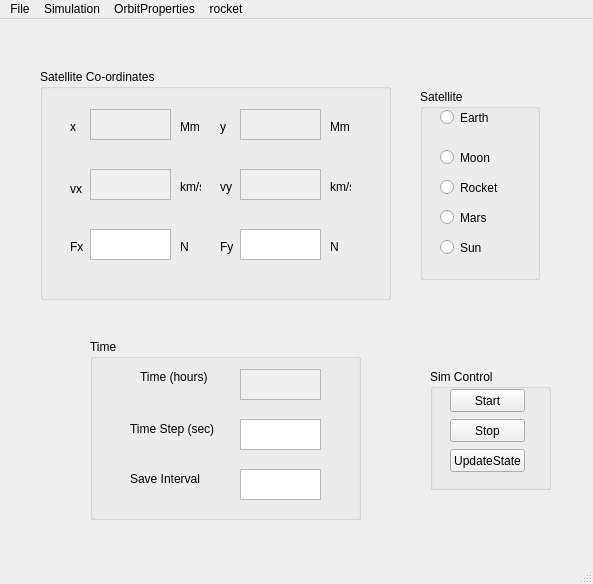
<?xml version="1.0" encoding="UTF-8"?>
<ui version="4.0">
 <class>MainWindow</class>
 <widget class="QMainWindow" name="MainWindow">
  <property name="geometry">
   <rect>
    <x>0</x>
    <y>0</y>
    <width>593</width>
    <height>584</height>
   </rect>
  </property>
  <property name="windowTitle">
   <string>MainWindow</string>
  </property>
  <widget class="QWidget" name="centralwidget">
   <widget class="QGroupBox" name="groupBox">
    <property name="geometry">
     <rect>
      <x>420</x>
      <y>70</y>
      <width>120</width>
      <height>191</height>
     </rect>
    </property>
    <property name="title">
     <string>Satellite</string>
    </property>
    <widget class="QRadioButton" name="rb_sat_rocket">
     <property name="geometry">
      <rect>
       <x>20</x>
       <y>90</y>
       <width>82</width>
       <height>17</height>
      </rect>
     </property>
     <property name="text">
      <string>Rocket</string>
     </property>
    </widget>
    <widget class="QRadioButton" name="rb_sat_mars">
     <property name="geometry">
      <rect>
       <x>20</x>
       <y>120</y>
       <width>82</width>
       <height>17</height>
      </rect>
     </property>
     <property name="text">
      <string>Mars</string>
     </property>
    </widget>
    <widget class="QRadioButton" name="rb_sat_moon">
     <property name="geometry">
      <rect>
       <x>20</x>
       <y>60</y>
       <width>82</width>
       <height>17</height>
      </rect>
     </property>
     <property name="text">
      <string>Moon</string>
     </property>
    </widget>
    <widget class="QRadioButton" name="rb_sat_earth">
     <property name="geometry">
      <rect>
       <x>20</x>
       <y>20</y>
       <width>82</width>
       <height>17</height>
      </rect>
     </property>
     <property name="text">
      <string>Earth</string>
     </property>
    </widget>
    <widget class="QRadioButton" name="rb_sat_sun">
     <property name="geometry">
      <rect>
       <x>20</x>
       <y>150</y>
       <width>82</width>
       <height>17</height>
      </rect>
     </property>
     <property name="text">
      <string>Sun</string>
     </property>
    </widget>
   </widget>
   <widget class="QGroupBox" name="groupBox_2">
    <property name="geometry">
     <rect>
      <x>430</x>
      <y>350</y>
      <width>121</width>
      <height>121</height>
     </rect>
    </property>
    <property name="title">
     <string>Sim Control</string>
    </property>
    <widget class="QPushButton" name="pb_sim_start">
     <property name="geometry">
      <rect>
       <x>20</x>
       <y>20</y>
       <width>75</width>
       <height>23</height>
      </rect>
     </property>
     <property name="text">
      <string>Start</string>
     </property>
    </widget>
    <widget class="QPushButton" name="pb_sim_stop">
     <property name="geometry">
      <rect>
       <x>20</x>
       <y>50</y>
       <width>75</width>
       <height>23</height>
      </rect>
     </property>
     <property name="text">
      <string>Stop</string>
     </property>
    </widget>
    <widget class="QPushButton" name="pb_sim_updatestate">
     <property name="geometry">
      <rect>
       <x>20</x>
       <y>80</y>
       <width>75</width>
       <height>23</height>
      </rect>
     </property>
     <property name="text">
      <string>UpdateState</string>
     </property>
    </widget>
   </widget>
   <widget class="QGroupBox" name="groupBox_3">
    <property name="geometry">
     <rect>
      <x>90</x>
      <y>320</y>
      <width>271</width>
      <height>181</height>
     </rect>
    </property>
    <property name="title">
     <string>Time</string>
    </property>
    <widget class="QTextEdit" name="txted_time">
     <property name="enabled">
      <bool>false</bool>
     </property>
     <property name="geometry">
      <rect>
       <x>150</x>
       <y>30</y>
       <width>81</width>
       <height>31</height>
      </rect>
     </property>
    </widget>
    <widget class="QLabel" name="label">
     <property name="geometry">
      <rect>
       <x>50</x>
       <y>30</y>
       <width>71</width>
       <height>16</height>
      </rect>
     </property>
     <property name="text">
      <string>Time (hours)</string>
     </property>
    </widget>
    <widget class="QLabel" name="label_2">
     <property name="geometry">
      <rect>
       <x>40</x>
       <y>80</y>
       <width>101</width>
       <height>20</height>
      </rect>
     </property>
     <property name="text">
      <string>Time Step (sec)</string>
     </property>
    </widget>
    <widget class="QTextEdit" name="txted_timestep">
     <property name="enabled">
      <bool>true</bool>
     </property>
     <property name="geometry">
      <rect>
       <x>150</x>
       <y>80</y>
       <width>81</width>
       <height>31</height>
      </rect>
     </property>
    </widget>
    <widget class="QTextEdit" name="txted_saveinterval">
     <property name="enabled">
      <bool>true</bool>
     </property>
     <property name="geometry">
      <rect>
       <x>150</x>
       <y>130</y>
       <width>81</width>
       <height>31</height>
      </rect>
     </property>
    </widget>
    <widget class="QLabel" name="label_3">
     <property name="geometry">
      <rect>
       <x>40</x>
       <y>130</y>
       <width>101</width>
       <height>20</height>
      </rect>
     </property>
     <property name="text">
      <string>Save Interval</string>
     </property>
    </widget>
   </widget>
   <widget class="QGroupBox" name="groupBox_4">
    <property name="geometry">
     <rect>
      <x>40</x>
      <y>50</y>
      <width>351</width>
      <height>231</height>
     </rect>
    </property>
    <property name="title">
     <string>Satellite Co-ordinates</string>
    </property>
    <widget class="QLabel" name="label_4">
     <property name="geometry">
      <rect>
       <x>30</x>
       <y>50</y>
       <width>21</width>
       <height>16</height>
      </rect>
     </property>
     <property name="text">
      <string>x</string>
     </property>
    </widget>
    <widget class="QTextEdit" name="txted_x">
     <property name="enabled">
      <bool>false</bool>
     </property>
     <property name="geometry">
      <rect>
       <x>50</x>
       <y>40</y>
       <width>81</width>
       <height>31</height>
      </rect>
     </property>
    </widget>
    <widget class="QLabel" name="label_5">
     <property name="geometry">
      <rect>
       <x>140</x>
       <y>50</y>
       <width>21</width>
       <height>16</height>
      </rect>
     </property>
     <property name="text">
      <string>Mm</string>
     </property>
    </widget>
    <widget class="QLabel" name="label_6">
     <property name="geometry">
      <rect>
       <x>180</x>
       <y>50</y>
       <width>21</width>
       <height>16</height>
      </rect>
     </property>
     <property name="text">
      <string>y</string>
     </property>
    </widget>
    <widget class="QTextEdit" name="txted_y">
     <property name="enabled">
      <bool>false</bool>
     </property>
     <property name="geometry">
      <rect>
       <x>200</x>
       <y>40</y>
       <width>81</width>
       <height>31</height>
      </rect>
     </property>
    </widget>
    <widget class="QLabel" name="label_7">
     <property name="geometry">
      <rect>
       <x>290</x>
       <y>50</y>
       <width>21</width>
       <height>16</height>
      </rect>
     </property>
     <property name="text">
      <string>Mm</string>
     </property>
    </widget>
    <widget class="QTextEdit" name="txted_vy">
     <property name="enabled">
      <bool>false</bool>
     </property>
     <property name="geometry">
      <rect>
       <x>200</x>
       <y>100</y>
       <width>81</width>
       <height>31</height>
      </rect>
     </property>
    </widget>
    <widget class="QLabel" name="label_8">
     <property name="geometry">
      <rect>
       <x>30</x>
       <y>110</y>
       <width>21</width>
       <height>20</height>
      </rect>
     </property>
     <property name="text">
      <string>vx</string>
     </property>
    </widget>
    <widget class="QLabel" name="label_9">
     <property name="geometry">
      <rect>
       <x>180</x>
       <y>110</y>
       <width>21</width>
       <height>16</height>
      </rect>
     </property>
     <property name="text">
      <string>vy</string>
     </property>
    </widget>
    <widget class="QTextEdit" name="txted_vx">
     <property name="enabled">
      <bool>false</bool>
     </property>
     <property name="geometry">
      <rect>
       <x>50</x>
       <y>100</y>
       <width>81</width>
       <height>31</height>
      </rect>
     </property>
    </widget>
    <widget class="QLabel" name="label_10">
     <property name="geometry">
      <rect>
       <x>140</x>
       <y>110</y>
       <width>21</width>
       <height>16</height>
      </rect>
     </property>
     <property name="text">
      <string>km/s</string>
     </property>
    </widget>
    <widget class="QLabel" name="label_11">
     <property name="geometry">
      <rect>
       <x>290</x>
       <y>110</y>
       <width>21</width>
       <height>16</height>
      </rect>
     </property>
     <property name="text">
      <string>km/s</string>
     </property>
    </widget>
    <widget class="QTextEdit" name="txted_fy">
     <property name="enabled">
      <bool>true</bool>
     </property>
     <property name="geometry">
      <rect>
       <x>200</x>
       <y>160</y>
       <width>81</width>
       <height>31</height>
      </rect>
     </property>
    </widget>
    <widget class="QLabel" name="label_12">
     <property name="geometry">
      <rect>
       <x>30</x>
       <y>170</y>
       <width>21</width>
       <height>16</height>
      </rect>
     </property>
     <property name="text">
      <string>Fx</string>
     </property>
    </widget>
    <widget class="QLabel" name="label_13">
     <property name="geometry">
      <rect>
       <x>180</x>
       <y>170</y>
       <width>21</width>
       <height>16</height>
      </rect>
     </property>
     <property name="text">
      <string>Fy</string>
     </property>
    </widget>
    <widget class="QTextEdit" name="txted_fx">
     <property name="enabled">
      <bool>true</bool>
     </property>
     <property name="geometry">
      <rect>
       <x>50</x>
       <y>160</y>
       <width>81</width>
       <height>31</height>
      </rect>
     </property>
    </widget>
    <widget class="QLabel" name="label_14">
     <property name="geometry">
      <rect>
       <x>140</x>
       <y>170</y>
       <width>21</width>
       <height>16</height>
      </rect>
     </property>
     <property name="text">
      <string>N</string>
     </property>
    </widget>
    <widget class="QLabel" name="label_15">
     <property name="geometry">
      <rect>
       <x>290</x>
       <y>170</y>
       <width>21</width>
       <height>16</height>
      </rect>
     </property>
     <property name="text">
      <string>N</string>
     </property>
    </widget>
   </widget>
  </widget>
  <widget class="QMenuBar" name="menubar">
   <property name="geometry">
    <rect>
     <x>0</x>
     <y>0</y>
     <width>593</width>
     <height>21</height>
    </rect>
   </property>
   <widget class="QMenu" name="menuFile">
    <property name="title">
     <string>File</string>
    </property>
    <addaction name="actionOpen"/>
    <addaction name="actionSave"/>
   </widget>
   <widget class="QMenu" name="menuSimulation">
    <property name="title">
     <string>Simulation</string>
    </property>
    <addaction name="actionInitialise"/>
    <addaction name="actionReset"/>
   </widget>
   <widget class="QMenu" name="menuOrbitProperties">
    <property name="title">
     <string>OrbitProperties</string>
    </property>
    <addaction name="actionDistance"/>
    <addaction name="actionSpeeds"/>
    <addaction name="actionAngles"/>
   </widget>
   <widget class="QMenu" name="menuRocket">
    <property name="title">
     <string>rocket</string>
    </property>
    <addaction name="actionProperties"/>
    <addaction name="actionPayload"/>
   </widget>
   <addaction name="menuFile"/>
   <addaction name="menuSimulation"/>
   <addaction name="menuOrbitProperties"/>
   <addaction name="menuRocket"/>
  </widget>
  <widget class="QStatusBar" name="statusbar"/>
  <action name="actionOpen">
   <property name="text">
    <string>Open</string>
   </property>
  </action>
  <action name="actionSave">
   <property name="text">
    <string>Save</string>
   </property>
  </action>
  <action name="actionInitialise">
   <property name="text">
    <string>Initialise</string>
   </property>
  </action>
  <action name="actionReset">
   <property name="text">
    <string>Reset</string>
   </property>
  </action>
  <action name="actionDistance">
   <property name="text">
    <string>distance</string>
   </property>
  </action>
  <action name="actionSpeeds">
   <property name="text">
    <string>speeds</string>
   </property>
  </action>
  <action name="actionAngles">
   <property name="text">
    <string>angles</string>
   </property>
  </action>
  <action name="actionProperties">
   <property name="text">
    <string>properties</string>
   </property>
  </action>
  <action name="actionPayload">
   <property name="text">
    <string>payload</string>
   </property>
  </action>
 </widget>
 <resources/>
 <connections/>
</ui>
